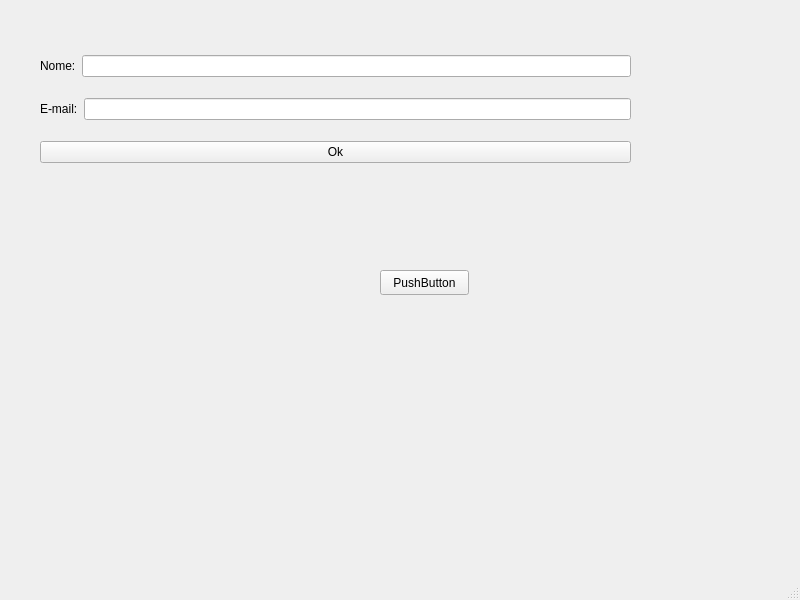
<?xml version="1.0" encoding="UTF-8"?>
<ui version="4.0">
 <class>MainWindow</class>
 <widget class="QMainWindow" name="MainWindow">
  <property name="geometry">
   <rect>
    <x>0</x>
    <y>0</y>
    <width>800</width>
    <height>600</height>
   </rect>
  </property>
  <property name="windowTitle">
   <string>MainWindow</string>
  </property>
  <widget class="QWidget" name="centralwidget">
   <widget class="QPushButton" name="pushButton">
    <property name="geometry">
     <rect>
      <x>380</x>
      <y>270</y>
      <width>89</width>
      <height>25</height>
     </rect>
    </property>
    <property name="text">
     <string>PushButton</string>
    </property>
   </widget>
   <widget class="QWidget" name="">
    <property name="geometry">
     <rect>
      <x>40</x>
      <y>40</y>
      <width>591</width>
      <height>141</height>
     </rect>
    </property>
    <layout class="QVBoxLayout" name="verticalLayout">
     <item>
      <layout class="QHBoxLayout" name="horizontalLayout_2">
       <item>
        <widget class="QLabel" name="label">
         <property name="text">
          <string>Nome:</string>
         </property>
        </widget>
       </item>
       <item>
        <widget class="QLineEdit" name="txt_name"/>
       </item>
      </layout>
     </item>
     <item>
      <layout class="QHBoxLayout" name="horizontalLayout_3">
       <item>
        <widget class="QLabel" name="label_2">
         <property name="text">
          <string>E-mail:</string>
         </property>
        </widget>
       </item>
       <item>
        <widget class="QLineEdit" name="txt_email"/>
       </item>
      </layout>
     </item>
     <item>
      <widget class="QPushButton" name="button_ok">
       <property name="text">
        <string>Ok</string>
       </property>
      </widget>
     </item>
    </layout>
   </widget>
  </widget>
  <widget class="QMenuBar" name="menubar">
   <property name="geometry">
    <rect>
     <x>0</x>
     <y>0</y>
     <width>800</width>
     <height>22</height>
    </rect>
   </property>
  </widget>
  <widget class="QStatusBar" name="statusbar"/>
 </widget>
 <resources/>
 <connections/>
</ui>
